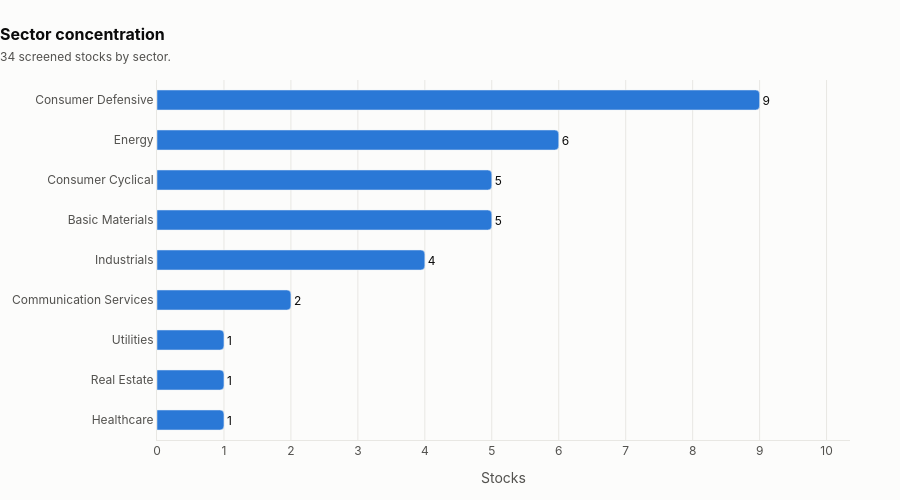

This figure's notebook cell:
### Code cell
viz.sector_mix(ranked_stocks).show()

### Figure 1 — Plotly figure (JSON) as saved in the notebook; plotly's stock layout.template omitted (floating-point values rounded to 4 significant figures)
{"data": [{"cliponaxis": false, "hovertemplate": "<b>%{y}</b><br>%{x} stocks<extra></extra>", "marker": {"color": "#2a78d6", "cornerradius": 4}, "orientation": "h", "text": [1.0, 1.0, 1.0, 2.0, 4.0, 5.0, 5.0, 6.0, 9.0], "textfont": {"color": "#0b0b0b"}, "textposition": "outside", "type": "bar", "x": [1, 1, 1, 2, 4, 5, 5, 6, 9], "y": ["Healthcare", "Real Estate", "Utilities", "Communication Services", "Industrials", "Basic Materials", "Consumer Cyclical", "Energy", "Consumer Defensive"]}], "layout": {"bargap": 0.5, "font": {"color": "#52514e", "family": "-apple-system, BlinkMacSystemFont, \"Segoe UI\", Roboto, sans-serif", "size": 12}, "height": 500, "hoverlabel": {"bgcolor": "#fcfcfb", "bordercolor": "#e8e7e3", "font": {"color": "#0b0b0b"}}, "margin": {"b": 60, "l": 150, "r": 50, "t": 80}, "paper_bgcolor": "#fcfcfb", "plot_bgcolor": "#fcfcfb", "title": {"font": {"color": "#0b0b0b", "size": 16}, "text": "<b>Sector concentration</b><br><span style=\"font-size:12px;color:#52514e\">34 screened stocks by sector.</span>", "x": 0, "xanchor": "left"}, "xaxis": {"dtick": 1, "gridcolor": "#e8e7e3", "gridwidth": 1, "linecolor": "#e8e7e3", "range": [0, 10.35], "ticks": "", "title": {"text": "Stocks"}, "zeroline": false}, "yaxis": {"gridcolor": "#e8e7e3", "gridwidth": 1, "linecolor": "#e8e7e3", "showgrid": false, "ticks": "", "zeroline": false}}}
